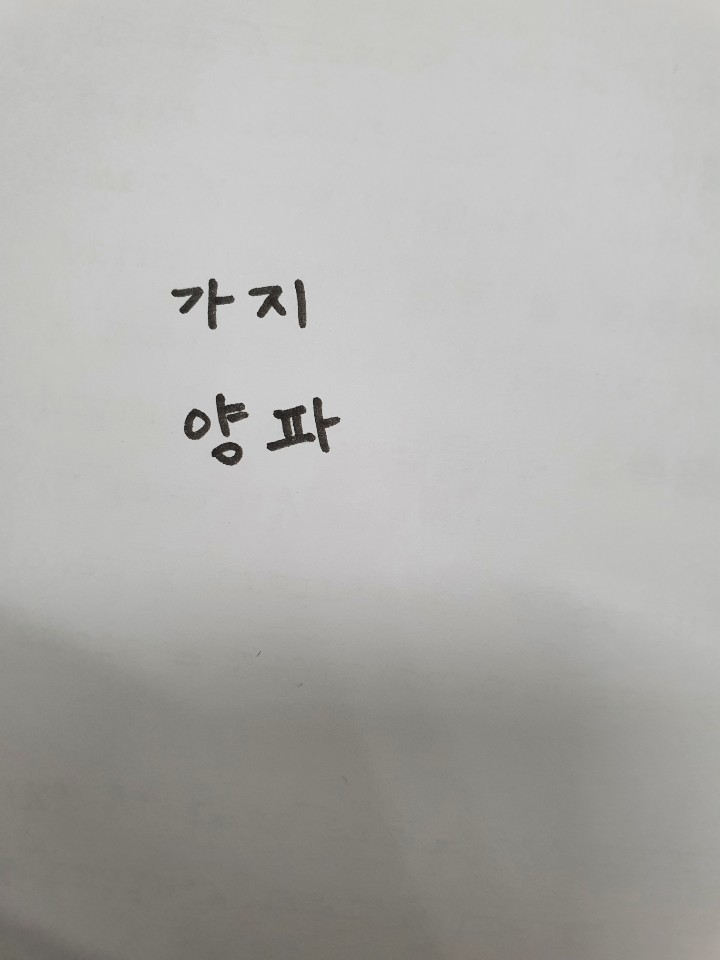
#> input picture NowMeal_web 최종/image33.jpg, 720 x 960 px, given in place of redpepper24.jpg, which was not available
$ jupyter execute '크롤링 이미지 객체추출.ipynb'   (text cells are left out)
#> lines starting #> are read from the running program, lines starting #| are printed output that depends on the picture; after the words box and inside, x2 and y2 are one past the last pixel; in counts of white or black regions, pixels touching at a corner belong together; pictures that were not available may be replaced by others from this repository, and a replacement may not be noted
[cell 1]
import cv2
import numpy as np
from matplotlib import pyplot as plt
src = cv2.imread('C:\\Users\\user\\redpepper\\redpepper24.jpg')
#> src is the input picture: shape (960, 720, 3); mean B, G, R 171.6, 174.3, 175.1
print(src.shape)
#| (960, 720, 3)
# 아 폴더명이나 이미지명 한글로 하면 안불러와지네 어이가 없네 ㄷㄷ

dst = cv2.cvtColor(src, cv2.COLOR_BGR2GRAY)
_,th = cv2.threshold(dst, 0,255, cv2.THRESH_OTSU+cv2.THRESH_BINARY_INV)
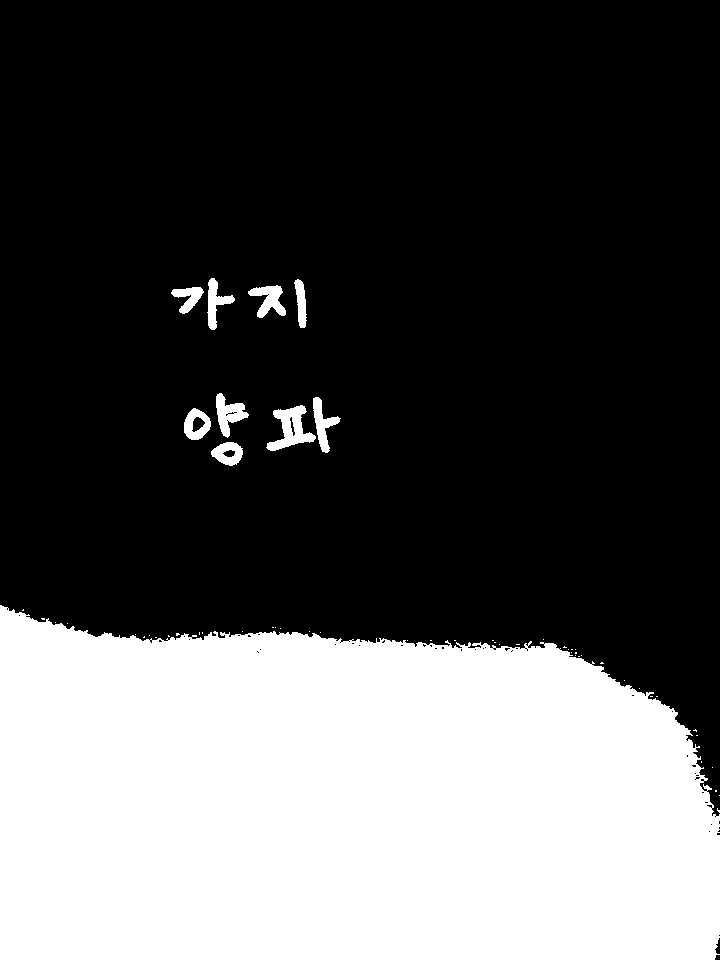
#> th: shape (960, 720); 32.9% white; 57 white regions (47 under 20 px), largest, box (x1, y1, x2, y2) and area: (0, 605, 720, 960) 222157, (266, 405, 316, 451) 1054, (216, 393, 249, 438) 700
dst = cv2.cvtColor(th, cv2.COLOR_GRAY2BGR)

_,labels, stats, centroids = cv2.connectedComponentsWithStats(th)
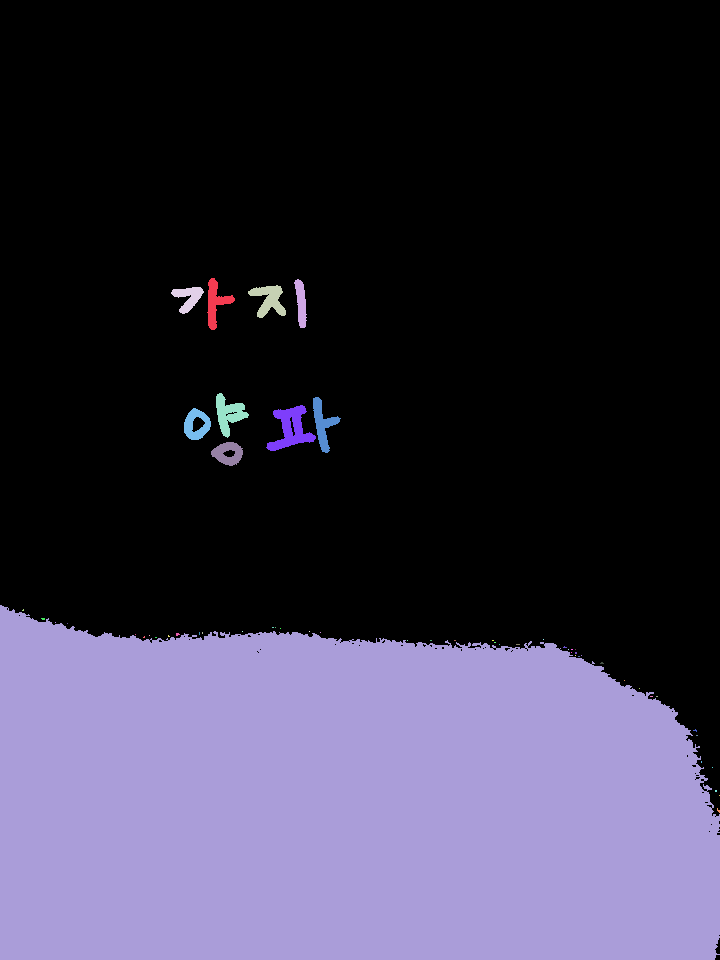
#> labels: shape (960, 720) int32; 58 distinct labels, from 0 to 57; one colour per label, 0 black
#> stats = 58 rows, first 6: [0, 0, 720, 960, 463497], [207, 278, 28, 52, 573], [294, 279, 13, 49, 394], [248, 285, 38, 33, 650], [171, 287, 33, 27, 447], [216, 393, 33, 45, 700]; centroids = 58 pairs, first value 22.67 to 719, second value 297.1 to 810.1
# print(stats)

count = 0
area_list = []
for x,y,w,h,cnt in stats:
#     print(w*h)
#     print(cnt)
    if  (h,w) < src.shape and w<src.shape[1] and cnt>500:
        area_list.append(w*h)
        cv2.rectangle(dst,(x,y,w,h),(0,255,0),1) ## 객체인 부분만 직사각형 그림
        count +=1
#> this loop made 58 passes
#> (x, y, w, h, cnt) on passes 1 to 12: (0, 0, 720, 960, 463497), (207, 278, 28, 52, 573), (294, 279, 13, 49, 394), (248, 285, 38, 33, 650), (171, 287, 33, 27, 447), (216, 393, 33, 45, 700), (313, 397, 28, 56, 605), (266, 405, 50, 46, 1054), (184, 408, 27, 32, 518), (211, 442, 32, 24, 492), (0, 605, 720, 355, 222157), (22, 609, 2, 2, 3)
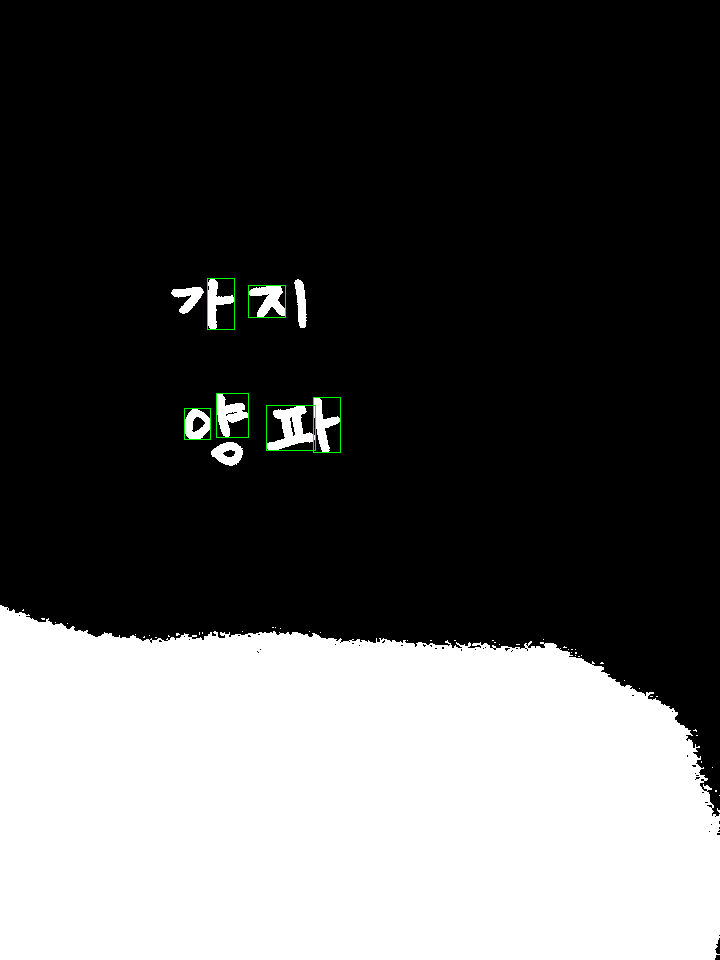
#> dst: shape (960, 720, 3); mean B, G, R 84, 84.3, 84
#> after the loop, area_list = [1456, 1254, 1485, 1568, 2300, 864]; count = 6
print('1차 잡음 제거후 ',count,'개 객체가 추출 되었다.')
#| 1차 잡음 제거후  6 개 객체가 추출 되었다.


print('===============객체 추출 중=============')
area_thres = np.min(np.array(area_list))
#> area_thres = 864
print('area_thres : ',area_thres)
#| area_thres :  864
count=0
for x,y,w,h,cnt in stats:
    if (h,w) < src.shape and (w*h)>=area_thres and w<src.shape[1]:
        # 면적이 100보다 크고 객체너비가 이미지너비보다 작을 때
        count +=1
        obj = src[y:y+h, x:x+w]  # 이미지에서 객체 추출
        file_name = 'obj'+ str(count)+'.jpg'
        cv2.imwrite(file_name, obj) # 추출된 객체 저장
#> this loop made 58 passes
#> (x, y, w, h, cnt) on passes 1, 3, 10, 11, 12, 13, 14, 15, 16, 17, 18, 19: (0, 0, 720, 960, 463497), (294, 279, 13, 49, 394), (211, 442, 32, 24, 492), (0, 605, 720, 355, 222157), (22, 609, 2, 2, 3), (41, 618, 4, 2, 7), (55, 622, 1, 1, 1), (67, 623, 1, 1, 1), (272, 627, 2, 1, 2), (275, 627, 1, 1, 1), (280, 628, 1, 1, 1), (242, 631, 1, 1, 1)
#> pass 2, `obj = src[y:y+h, x:x+w]`:
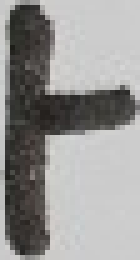
#> obj: shape (52, 28, 3) (shown 5 times larger); mean B, G, R 147.8, 149.4, 150.3
#> after the loop, count = 7

print('최종',count,'개 객체가 추출 되었다.')
#| 최종 7 개 객체가 추출 되었다.

[cell 2]
# [41 lines of commented-out code are left out]

[cell 3]
import cv2
import os
import numpy as np
from matplotlib import pyplot as plt
from random import *

search = input('찾을 식재료 이미지 폴더명 ')
#> the answer given: ../NowMeal_web 최종/image33.jpg
original_path = "C:\\Users\\user\\"+search+"\\"
obj_path = "C:\\Users\\user\\redpepper_findall_obj\\"

file_list = os.listdir(original_path)
img_list = []

for item in file_list :
    if item.find('.jpg') is not -1 :
        img_list.append(item)
total_image = len(img_list)
print('총 ',total_image,'개입니다.')

#--------------------------------------------------------------------
for img_file in img_list:
    src = cv2.imread(original_path + img_file)
    print(src.shape)
#| (960, 720, 3)
    # 아 폴더명이나 이미지명 한글로 하면 안불러와지네 어이가 없네 ㄷㄷ

    dst = cv2.cvtColor(src, cv2.COLOR_BGR2GRAY)
    _,th = cv2.threshold(dst, 0,255, cv2.THRESH_OTSU+cv2.THRESH_BINARY_INV)
    dst = cv2.cvtColor(th, cv2.COLOR_GRAY2BGR)

    _,labels, stats, centroids = cv2.connectedComponentsWithStats(th)
    # print(stats)

    count = 0
    area_list = []
    for x,y,w,h,cnt in stats:
    #     print(w*h)
    #     print(cnt)
        if  (h,w) < src.shape and w<src.shape[1] and cnt>500:
            area_list.append(w*h)
            cv2.rectangle(dst,(x,y,w,h),(0,255,0),1) ## 객체인 부분만 직사각형 그림
            count +=1
#> after the loop, count = 6
    print('1차 잡음 제거후 ',count,'개 객체가 추출 되었다.')
#| 1차 잡음 제거후  6 개 객체가 추출 되었다.


    print('===============객체 추출 중=============')
    if count !=0:
        area_thres = np.min(np.array(area_list))
        print('area_thres : ',area_thres)
#| area_thres :  864
        count=0
        for x,y,w,h,cnt in stats:
            if (h,w) < src.shape and (w*h)>=area_thres and w<src.shape[1]:
                 # 면적이 100보다 크고 객체너비가 이미지너비보다 작을 때
                count +=1
                obj = src[y:y+h, x:x+w]  # 이미지에서 객체 추출
                file_name = obj_path+'obj'+ str(count)+str(randint(1, 10))+'.jpg'
                cv2.imwrite(file_name, obj) # 추출된 객체 저장
#> after the loop, count = 7

        print('최종',count,'개 객체가 추출 되었다.')
#| 최종 7 개 객체가 추출 되었다.
    cv2.imwrite(obj_path+img_file, src)

print('모든 객체 추출 끝')

result_path = "C:\\Users\\user\\redpepper_findall_obj\\"

file_list = os.listdir(result_path)
img_list = []

for item in file_list :
    if item.find('.jpg') is not -1 :
        img_list.append(item)

total_image = len(img_list)
print('모든 객체 추출한 후 총 ',total_image,'개입니다.')
